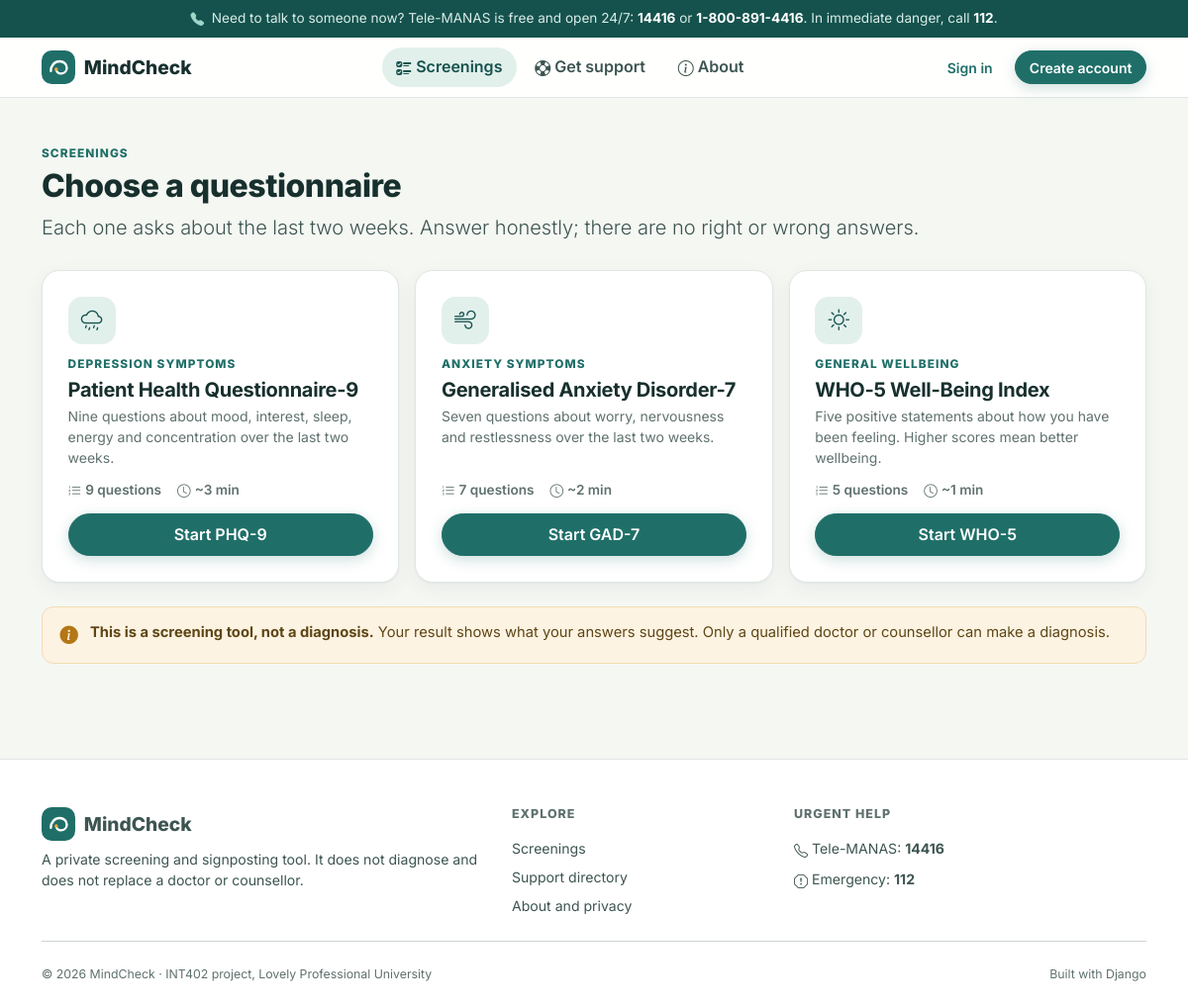
The page /screening/ on the database its author committed.
### screening/models.py (models this page shows, shortened)
class ScreeningTool(models.Model):
    name = models.CharField(max_length=100, unique=True)
    short_name = models.CharField(max_length=20, unique=True)
    slug = models.SlugField(max_length=30, unique=True)
    domain = models.CharField(max_length=100, help_text="What it screens, e.g. 'Depression symptoms'.")
    description = models.TextField()
    instructions = models.CharField(max_length=255, help_text="The question stem shown above the items.")
    score_multiplier = models.PositiveSmallIntegerField(
        default=1, validators=[MinValueValidator(1)],
        help_text="WHO-5 raw total is multiplied by 4 to give a 0-100 score.",
    )
    higher_is_better = models.BooleanField(
        default=False, help_text="True for WHO-5, where a higher score means better wellbeing."
    )
    citation = models.CharField(max_length=255)
    minutes_to_complete = models.PositiveSmallIntegerField(default=2)
    display_order = models.PositiveSmallIntegerField(default=0)
    is_active = models.BooleanField(default=True)
    class Meta:
        ordering = ["display_order", "name"]

### screening/views.py (the view)
# urls.py: path("", views.tool_list, name="tools"),
def tool_list(request):
    tools = ScreeningTool.objects.filter(is_active=True).annotate(item_count=Count("questions"))
    return render(request, "screening/tool_list.html", {"tools": tools})

### screening/context_processors.py (called while the page is built)
def site_context(request):
    user = request.user
    is_counsellor = bool(
        user.is_authenticated and hasattr(user, "profile") and user.profile.is_counsellor
    )
    return {
        "SITE_NAME": "MindCheck",
        "HELPLINE_NAME": "Tele-MANAS",
        "HELPLINE_NUMBER": "14416",
        "HELPLINE_ALT": "1-800-891-4416",
        "is_counsellor": is_counsellor,
    }

### screening/templatetags/mindcheck_tags.py (called while the page is built)
@register.filter
def tool_icon(slug):
    return TOOL_ICONS.get(slug, "bi-clipboard2-pulse")

### templates/screening/tool_list.html (shortened to what this page needs)
{% extends "base.html" %}
{% load mindcheck_tags %}
{% block content %}
<div class="page-head">
  <p class="eyebrow mb-1">Screenings</p>
  <h1 class="h2 mb-2">Choose a questionnaire</h1>
  <p class="lead mb-0">Each one asks about the last two weeks. Answer honestly; there are no right or wrong answers.</p>
</div>
<div class="row g-3">
  {% for tool in tools %}
    <div class="col-md-6 col-lg-4">
      <div class="mc-card mc-card-hover tool-card">
        <span class="icon-tile"><i class="bi {{ tool.slug|tool_icon }}"></i></span>
        <div>
          <p class="eyebrow mb-1">{{ tool.domain }}</p>
          <h2 class="h5 fw-bold mb-1">{{ tool.name }}</h2>
          <p class="mc-muted small mb-0">{{ tool.description }}</p>
        </div>
        <div class="meta mt-auto"><span><i class="bi bi-list-ol me-1"></i>{{ tool.item_count }} questions</span><span><i class="bi bi-clock me-1"></i>~{{ tool.minutes_to_complete }} min</span></div>
        <a href="{% url 'screening:take' tool.slug %}" class="btn btn-primary">Start {{ tool.short_name }}</a>
      </div>
    </div>
  {% empty %}
    <p class="mc-muted">No screenings are available right now.</p>
  {% endfor %}
</div>
{% include "partials/disclaimer.html" %}
{% endblock %}

### static/css/style.css (style rules this page uses)
:root { --mc-ink: #17302d; --mc-ink-soft: #3d5551; --mc-muted: #5f716e; --mc-bg: #f5f7f3; --mc-surface: #ffffff; --mc-primary: #1f6f68; --mc-primary-dark: #15524d; --mc-primary-soft: #e2f0ec; --mc-primary-tint: #f0f7f4; --mc-accent: #e8a33d; --mc-accent-soft: #fdf3e2; --mc-border: #dfe7e3; --mc-low: #2f8456; --mc-mild: #a7801a; --mc-moderate: #c0632a; --mc-high: #b23d33; --mc-radius: 18px; --mc-radius-sm: 12px; --mc-shadow: 0 1px 2px rgba(23, 48, 45, .04), 0 6px 20px rgba(23, 48, 45, .06); --mc-shadow-lg: 0 2px 4px rgba(23, 48, 45, .05), 0 16px 40px rgba(23, 48, 45, .10); --bs-body-font-family: "Inter", "Segoe UI", system-ui, -apple-system, Roboto, Arial, sans-serif; }
body { background: var(--mc-bg); color: var(--mc-ink); font-family: var(--bs-body-font-family); font-feature-settings: "cv11", "ss01"; -webkit-font-smoothing: antialiased; min-height: 100vh; display: flex; flex-direction: column; }
h1, h2, h3, h4, h5, h6, .h1, .h2, .h3, .h4, .h5, .h6 { color: var(--mc-ink); letter-spacing: -.015em; }
a { color: var(--mc-primary); text-underline-offset: 3px; }
.text-muted, .mc-muted { color: var(--mc-muted) !important; }
.lead { color: var(--mc-ink-soft); }
.bi { vertical-align: -.125em; }
.btn { border-radius: 999px; font-weight: 600; padding: .55rem 1.15rem; }
.btn-primary { --bs-btn-bg: var(--mc-primary); --bs-btn-border-color: var(--mc-primary); --bs-btn-hover-bg: var(--mc-primary-dark); --bs-btn-hover-border-color: var(--mc-primary-dark); --bs-btn-active-bg: var(--mc-primary-dark); --bs-btn-active-border-color: var(--mc-primary-dark); --bs-btn-disabled-bg: var(--mc-primary); --bs-btn-disabled-border-color: var(--mc-primary); box-shadow: 0 4px 14px rgba(31, 111, 104, .22); }
.mc-card { background: var(--mc-surface); border: 1px solid var(--mc-border); border-radius: var(--mc-radius); padding: 1.6rem; box-shadow: var(--mc-shadow); }
.mc-card-hover { transition: transform .18s ease, box-shadow .18s ease, border-color .18s ease; }
.eyebrow { text-transform: uppercase; letter-spacing: .09em; font-size: .74rem; font-weight: 800; color: var(--mc-primary); }
.page-head { margin-bottom: 1.75rem; }
.page-head h1 { font-weight: 800; }
.icon-tile { width: 48px; height: 48px; border-radius: 14px; display: inline-grid; place-items: center; font-size: 1.35rem; background: var(--mc-primary-soft); color: var(--mc-primary-dark); flex: none; }
.tool-card { display: flex; flex-direction: column; gap: .75rem; height: 100%; }
.tool-card .meta { display: flex; gap: 1rem; font-size: .85rem; color: var(--mc-muted); font-weight: 600; }

### rows shown on the page
ScreeningTool: domain "DEPRESSION SYMPTOMS", name "Patient Health Questionnaire-9", description "Nine questions about mood, interest, sleep, energy and concentration over the last two weeks.", item_count "9", minutes_to_complete "3", short_name "PHQ-9"
ScreeningTool: domain "ANXIETY SYMPTOMS", name "Generalised Anxiety Disorder-7", description "Seven questions about worry, nervousness and restlessness over the last two weeks.", item_count "7", minutes_to_complete "2", short_name "GAD-7"
ScreeningTool: domain "GENERAL WELLBEING", name "WHO-5 Well-Being Index", description "Five positive statements about how you have been feeling. Higher scores mean better wellbeing.", item_count "5", minutes_to_complete "1", short_name "WHO-5"

### other values the page prints
{{ HELPLINE_NAME }} "Tele-MANAS"
{{ HELPLINE_NUMBER }} "14416"
{{ HELPLINE_ALT }} "1-800-891-4416"
{{ SITE_NAME }} "MindCheck"
